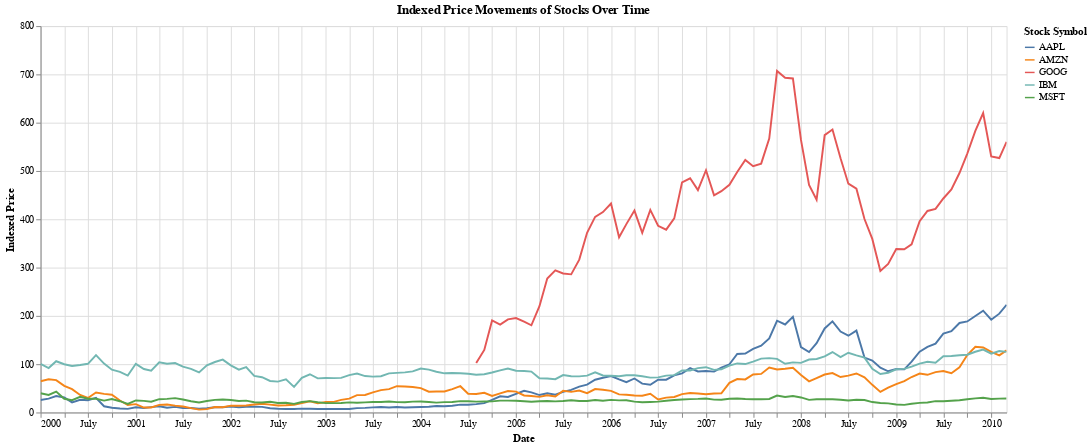

Source (notebook cell):
### Code cell
chart_indexed_stocks = alt.Chart(data_stocks).mark_line().encode(
    x=alt.X('date:T', title='Date'),
    y=alt.Y('price:Q', title='Indexed Price'),
    color=alt.Color('symbol:N', title='Stock Symbol'),
    tooltip=[
        alt.Tooltip('symbol:N', title='Stock'),
        alt.Tooltip('date:T', title='Date'),
        alt.Tooltip('price_indexed:Q', title='Indexed Price', format=".2f")
    ]
).properties(
    title='Indexed Price Movements of Stocks Over Time',
    width=1000,
    height=400
).interactive()

chart_indexed_stocks

### Figure 1 — Vega-Lite specification as saved in the notebook (floating-point values rounded to 4 significant figures; data arrays with more than 128 entries replaced by an {"elided": "..."} marker saying what was removed)
{"config": {"view": {"continuousWidth": 300, "continuousHeight": 300}}, "data": {"name": "data-4c6ca38edd59dc6da8cc863efea4f8e8"}, "mark": {"type": "line"}, "encoding": {"color": {"field": "symbol", "title": "Stock Symbol", "type": "nominal"}, "tooltip": [{"field": "symbol", "title": "Stock", "type": "nominal"}, {"field": "date", "title": "Date", "type": "temporal"}, {"field": "price_indexed", "format": ".2f", "title": "Indexed Price", "type": "quantitative"}], "x": {"field": "date", "title": "Date", "type": "temporal"}, "y": {"field": "price", "title": "Indexed Price", "type": "quantitative"}}, "height": 400, "params": [{"name": "param_38", "select": {"type": "interval", "encodings": ["x", "y"]}, "bind": "scales"}], "title": "Indexed Price Movements of Stocks Over Time", "width": 1000, "$schema": "https://vega.github.io/schema/vega-lite/v5.20.1.json", "datasets": {"data-4c6ca38edd59dc6da8cc863efea4f8e8": {"elided": "560 records"}}}
